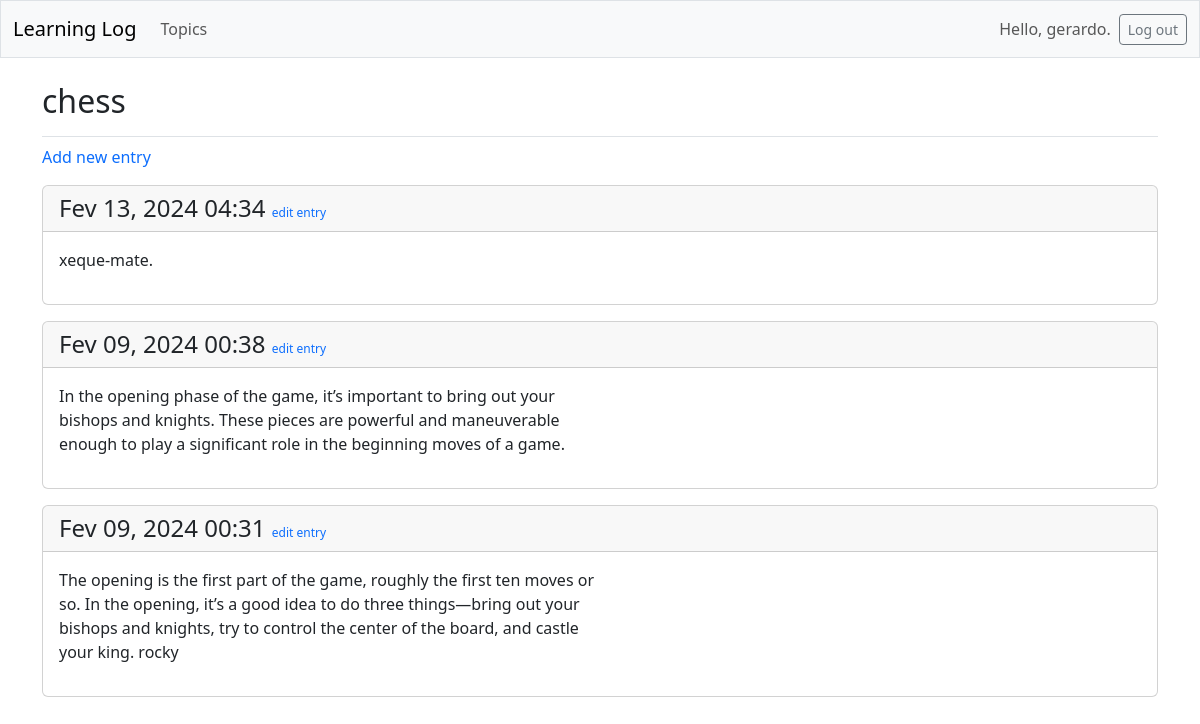
/topics/1/ (signed in), run on the app's committed database.
### learning_logs/models.py (models this page shows, shortened)
class Topic(models.Model):
    text = models.CharField(max_length=200)
    date_added = models.DateTimeField(auto_now_add=True)
    owner = models.ForeignKey(User, on_delete=models.CASCADE)
    def __str__(self):
        return self.text

class Entry(models.Model):
    topic = models.ForeignKey(Topic, on_delete=models.CASCADE)
    text = models.TextField()
    date_added = models.DateTimeField(auto_now_add=True)
    class Meta:
        verbose_name_plural = 'entries'

### learning_logs/views.py (the view)
# urls.py: path('topics/<int:topic_id>/', views.topic, name='topic'),
@login_required
def topic(request, topic_id):
    topic = Topic.objects.get(id=topic_id)
    if topic.owner != request.user:
        raise Http404
    entries = topic.entry_set.order_by('-date_added')
    context = {'topic': topic, 'entries': entries}
    return render(request, 'learning_logs/topic.html', context)

### learning_logs/templates/learning_logs/topic.html
{% extends 'learning_logs/base.html' %}
{% load django_bootstrap5 %}
{% block page_header %}
  <h2>{{ topic }}</h2>
{% endblock page_header %}
{% block content %}
  <p>
    <a href="{% url 'learning_logs:new_entry' topic.id %}" style="text-decoration: none;">Add new entry</a>
  </p>
  {% for entry in entries %}
    <div class="card mb-3">
      <h4 class="card-header">
        {{ entry.date_added|date:'M d, Y H:i' }}
        <small style="font-size: .5em;">
          <a href="{% url 'learning_logs:edit_entry' entry.id %}" style="text-decoration: none;">edit entry</a>
        </small>
      </h4>
      <div class="card-body">
        {{ entry.text|linebreaks }}
      </div>
    </div>
  {% empty %}
    <p>There are no entries for this topic yet.</p>
  {% endfor %}
{% endblock content %}

### learning_logs/templates/learning_logs/base.html (shortened to what this page needs)
<!doctype html>
<html lang="en">
<head>
  {% load django_bootstrap5 %}
  {% bootstrap_css %}
</head>
<body>
  <nav class="navbar navbar-expand-md navbar-light bg-light mb-4 border">
    <div class="container-fluid">
      <a class="navbar-brand" href="{% url 'learning_logs:index' %}">Learning Log</a>
      <div class="collapse navbar-collapse" id="navbarCollapse">
        <ul class="navbar-nav me-auto mb-2 mb-md-0">
          <li class="nav-item">
            <a class="nav-link" href="{% url 'learning_logs:topics' %}">Topics</a>
          </li>
        </ul>
        <ul class="navbar-nav ms-auto mb-2 mb-md-0">
          {% if user.is_authenticated %}
            <li class="nav-item">
              <span class="navbar-text me-2">Hello, {{ user.username }}.
                </span></li>
          {% endif %}
        </ul>
        {% if user.is_authenticated %}
          <form action="{% url 'accounts:logout' %}" method='post'>
            <button name='submit' class='btn btn-outline-secondary btn-sm'>
              Log out</button>
          </form>
        {% endif %}
      </div>
    </div>
  </nav>
  <main class="container">
    <div class="pb-2 mb-2 border-bottom">
      {% block page_header %}{% endblock page_header %}
    </div>
    <div>
      {% block content %}{% endblock content %}
    </div>
  </main>
</body>
</html>

### data on the page
Topic: text "chess"
Entry: date_added "Fev 13, 2024 04:34", text "xeque-mate."
Entry: date_added "Fev 09, 2024 00:38", text "In the opening phase of the game, it’s important to bring out your bishops and knights. These pieces are powerful and maneuverable enough to play a significant role in the beginning moves of a game."
Entry: date_added "Fev 09, 2024 00:31", text "The opening is the first part of the game, roughly the first ten moves or so. In the opening, it’s a good idea to do three things—bring out your bishops and knights, try to control the center of the board, and castle your king. rocky"

### other printed values
{{ user.username }} "gerardo"
